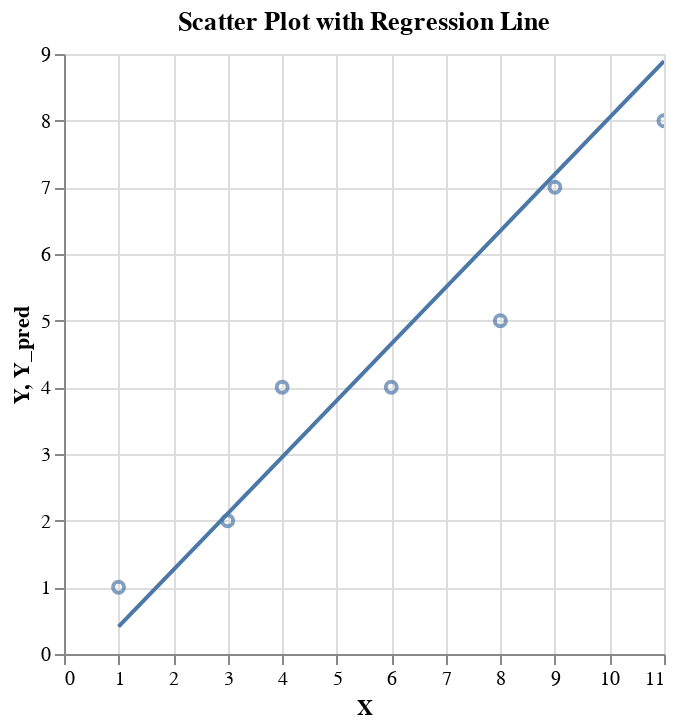

The code cell stored with this chart in its notebook:
### Markdown cell above
Do you see any problematic points, or outliers, in your data? Remove these points and recalculate your regression. Print the new dispersion diagram with your new model and the results of your model.

### Code cell
df = df.drop(df.index[-1])

#scatter
scatter_plot = alt.Chart(df).mark_point().encode(
    x='X',
    y='Y',
    tooltip=['X', 'Y']
).properties(
    title='Scatter Plot with Regression Line'
)
#Line chart for the regression line
line_chart = alt.Chart(df).mark_line().encode(
    x='X',
    y='Y_pred'
)
#combine
chart = scatter_plot + line_chart
chart = chart.interactive()

display(chart)
print(model.summary())

### Figure 1 — Vega-Lite specification as saved in the notebook (floating-point values rounded to 4 significant figures)
{"config": {"view": {"continuousWidth": 300, "continuousHeight": 300}}, "layer": [{"mark": {"type": "point"}, "encoding": {"tooltip": [{"field": "X", "type": "quantitative"}, {"field": "Y", "type": "quantitative"}], "x": {"field": "X", "type": "quantitative"}, "y": {"field": "Y", "type": "quantitative"}}, "name": "view_4", "title": "Scatter Plot with Regression Line"}, {"mark": {"type": "line"}, "encoding": {"x": {"field": "X", "type": "quantitative"}, "y": {"field": "Y_pred", "type": "quantitative"}}}], "data": {"name": "data-609b2ae0a9a851f6152847feba94e19f"}, "params": [{"name": "param_7", "select": {"type": "interval", "encodings": ["x", "y"]}, "bind": "scales", "views": ["view_4"]}], "$schema": "https://vega.github.io/schema/vega-lite/v5.8.0.json", "datasets": {"data-609b2ae0a9a851f6152847feba94e19f": [{"X": 1, "Y": 1, "Y_pred": 0.4091}, {"X": 3, "Y": 2, "Y_pred": 2.106}, {"X": 4, "Y": 4, "Y_pred": 2.955}, {"X": 6, "Y": 4, "Y_pred": 4.652}, {"X": 8, "Y": 5, "Y_pred": 6.348}, {"X": 9, "Y": 7, "Y_pred": 7.197}, {"X": 11, "Y": 8, "Y_pred": 8.894}]}}
